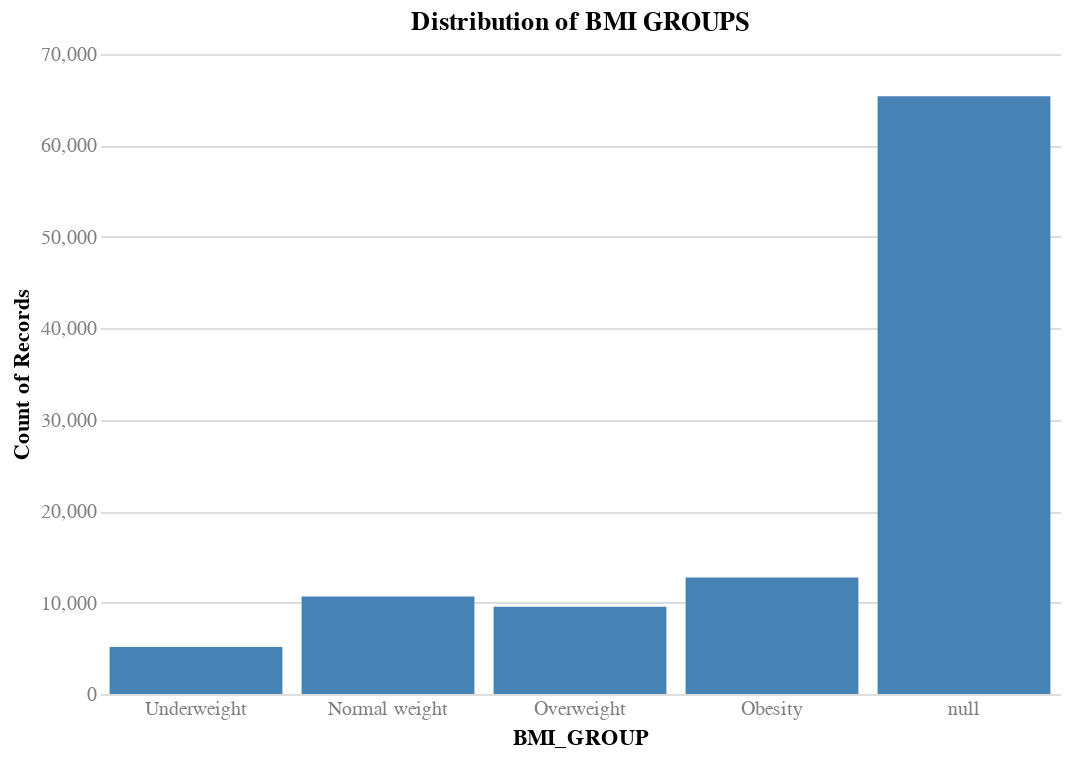

Here is the notebook cell this chart was saved with:
### Markdown cell above
#### 3.2.2 - Bin the vitalSigns variables
BMI, TEMPF, BPSYS, BPDIAS

### Code cell
# Bin the BMI as weight status
# <18.5 = Underweight
# 18.5-25 = Normal weight
# 25-30 = Overweight
# >=30 = Obesity

bmi_groups = ['Underweight', 'Normal weight', 'Overweight', 'Obesity']

def bin_bmi(bmi):
    if pd.isna(bmi): return None
    elif bmi < 18.5: return 'Underweight'
    elif bmi < 25: return 'Normal weight'
    elif bmi < 30: return 'Overweight'
    else: return 'Obesity'

X_train['BMI_GROUP'] = X_train['BMI'].apply(bin_bmi)

# Check the distribution of BMI groups
chart(
    df=X_train,
    x=alt.X('BMI_GROUP:O', sort=bmi_groups),
    y='count()',
    title='Distribution of BMI GROUPS',
).mark_bar()

### Figure 1 — Vega specification as saved in the notebook (floating-point values rounded to 4 significant figures)
{"$schema": "https://vega.github.io/schema/vega/v5.json", "data": [{"name": "source_0"}, {"name": "data_0", "values": [{"BMI_GROUP": "Obesity", "__count": 12749}, {"BMI_GROUP": "Overweight", "__count": 9547}, {"BMI_GROUP": null, "__count": 65377}, {"BMI_GROUP": "Normal weight", "__count": 10672}, {"BMI_GROUP": "Underweight", "__count": 5141}]}, {"name": "source_0_x_domain_BMI_GROUP", "values": [{"BMI_GROUP": "Obesity", "sort_field": 3.0}, {"BMI_GROUP": "Overweight", "sort_field": 2.0}, {"BMI_GROUP": null, "sort_field": 4.0}, {"BMI_GROUP": "Normal weight", "sort_field": 1.0}, {"BMI_GROUP": "Underweight", "sort_field": 0.0}]}, {"name": "data_0_y_domain___count", "values": [{"min": 5141, "max": 65377}]}], "marks": [{"type": "rect", "name": "marks", "from": {"data": "data_0"}, "encode": {"update": {"fill": {"value": "steelblue"}, "x": {"field": "BMI_GROUP", "scale": "x"}, "width": {"signal": "max(0.25, bandwidth('x'))"}, "y": {"field": "__count", "scale": "y"}, "y2": {"value": 0, "scale": "y"}}}, "style": ["bar"]}], "scales": [{"name": "x", "type": "band", "domain": {"data": "source_0_x_domain_BMI_GROUP", "field": "BMI_GROUP", "sort": {"op": "max", "field": "sort_field"}}, "range": [0, {"signal": "width"}], "paddingOuter": 0.05, "paddingInner": 0.1}, {"name": "y", "type": "linear", "domain": [{"signal": "(data(\"data_0_y_domain___count\")[0] || {}).min"}, {"signal": "(data(\"data_0_y_domain___count\")[0] || {}).max"}], "range": [{"signal": "height"}, 0], "zero": true, "nice": true}], "axes": [{"scale": "y", "gridScale": "x", "maxExtent": 0, "minExtent": 0, "grid": true, "orient": "left", "tickCount": {"signal": "ceil(height/40)"}, "domain": false, "ticks": false, "aria": false, "labels": false, "zindex": 0}, {"scale": "x", "title": "BMI_GROUP", "zindex": 0, "grid": false, "labelBaseline": "top", "orient": "bottom"}, {"scale": "y", "tickCount": {"signal": "ceil(height/40)"}, "orient": "left", "title": "Count of Records", "zindex": 0, "labelAlign": "right", "labelOverlap": true, "grid": false}], "title": {"text": "Distribution of BMI GROUPS", "frame": "group"}, "style": "cell", "padding": 5, "config": {"axis": {"domain": false, "labelAngle": 0, "labelColor": "gray", "labelFontSize": 10, "ticks": false}, "style": {"guide-label": {"font": "Helvetica Neue"}, "guide-title": {"font": "Helvetica Neue"}, "group-title": {"font": "Helvetica Neue"}, "group-subtitle": {"font": "Helvetica Neue"}, "cell": {"stroke": null}, "text": {"font": "Helvetica Neue"}}}, "background": "white", "width": 480, "height": 320}
